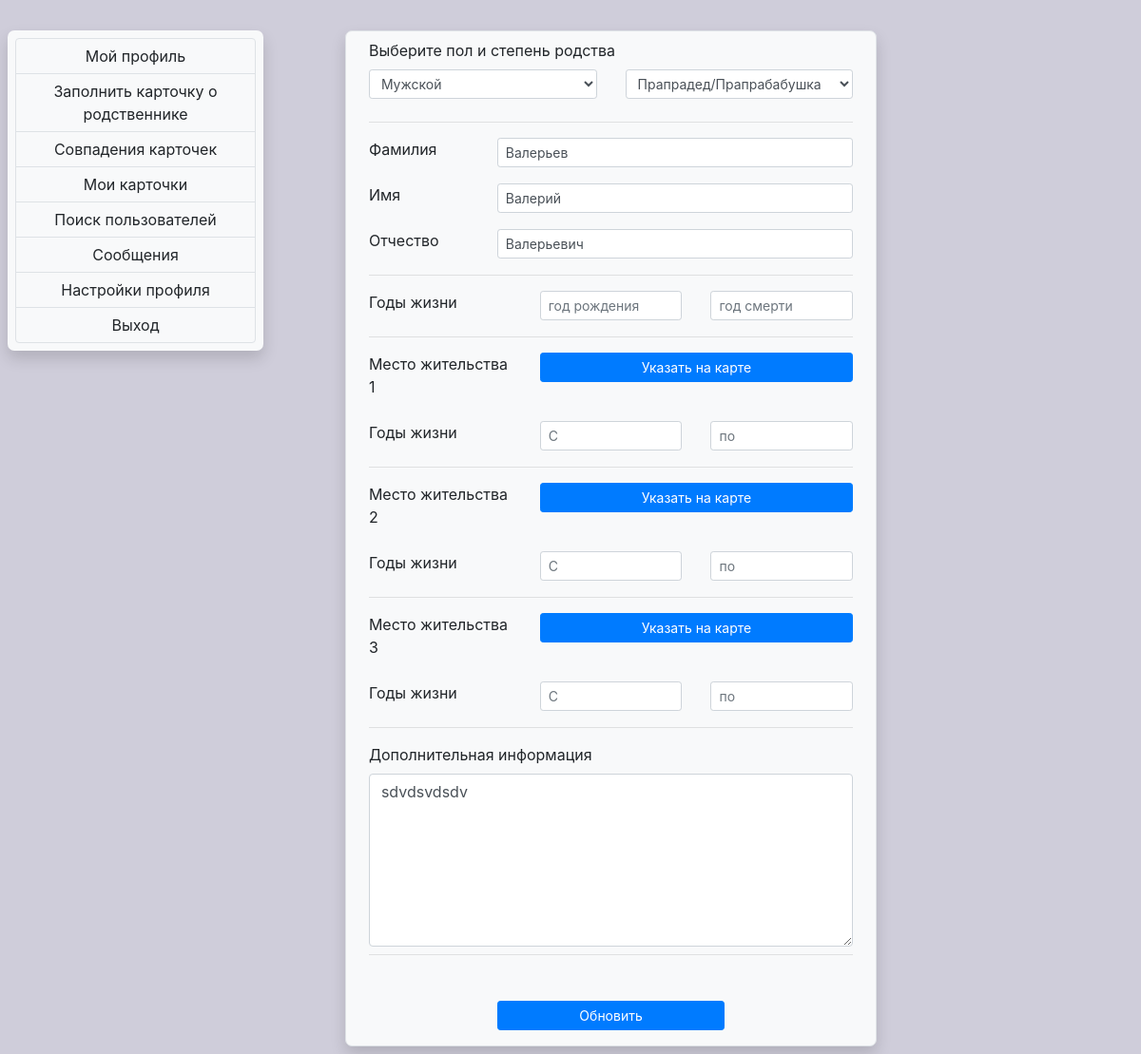
The page /update_card/1 (signed in) on the database its author committed.
### relationfinder/models.py (models this page shows, shortened)
class Card(models.Model):
    class Meta:
        verbose_name_plural = "Cards"
        verbose_name = "Card"
    user = models.ForeignKey(
        User, on_delete=models.CASCADE, related_name="card_set", blank=True, null=True)
    card_name = models.CharField(
        max_length=30, blank=False, null=False, default="default name")
    sex = models.CharField(max_length=30, blank=False,
                           null=False, default="default")
    relation_level = models.CharField(
        max_length=30, blank=False, null=False, default="default")
    first_name = models.CharField(max_length=30, blank=True, null=True)
    surname = models.CharField(max_length=30, blank=True, null=True)
    fathername = models.CharField(max_length=30, blank=True, null=True)
    birth_year = models.PositiveIntegerField(blank=True, null=True)
    death_year = models.PositiveIntegerField(blank=True, null=True)
    place1_x = models.FloatField(blank=True, null=True)
    place1_y = models.FloatField(blank=True, null=True)
    place1_radius = models.FloatField(blank=True, null=True)
    place1_start_year = models.PositiveIntegerField(blank=True, null=True)
    place1_end_year = models.PositiveIntegerField(blank=True, null=True)
    place2_x = models.FloatField(blank=True, null=True)
    place2_y = models.FloatField(blank=True, null=True)
    place2_radius = models.FloatField(blank=True, null=True)
    place2_start_year = models.PositiveIntegerField(blank=True, null=True)
    place2_end_year = models.PositiveIntegerField(blank=True, null=True)
    place3_x = models.FloatField(blank=True, null=True)
    place3_y = models.FloatField(blank=True, null=True)
    place3_radius = models.FloatField(blank=True, null=True)
    place3_start_year = models.PositiveIntegerField(blank=True, null=True)
    place3_end_year = models.PositiveIntegerField(blank=True, null=True)
    information = models.TextField(null=True, blank=True)

### relationfinder/views.py (the view)
# urls.py: path('update_card/<str:pk>', views.update_card, name='update_card'),
@login_required(login_url='login_or_register')
def update_card(request, pk):
    card = Card.objects.get(id=pk)
    if card.user == request.user:
        if request.method == 'POST':
            form = CardForm(request.POST, instance=card)
            if form.is_valid():
                Q_obj = Q(referenced_by=card) | Q(referencing=card)
                Relation.objects.filter(Q_obj).delete()
                newCard = form.save()
                evaluate(newCard)
                return redirect('viewcard', newCard.id)
            else:
                return HttpResponse("Форма заполнена некорректно")
        elif request.method == 'GET':
            return render(request, "relfinder/profile_updatecard.html", {'card':card})
        else:
            return HttpResponse("Неизвестный метод отправки формы")
    else:
        return HttpResponse("Вы не можете изменять карточки других пользователей")

### relationfinder/templates/relfinder/profile_updatecard.html (shortened to what this page needs)
{% extends 'relfinder/profile_navigation.html' %}
{% block static_top %}
<link href="https://cdnjs.cloudflare.com/ajax/libs/bootstrap-datepicker/1.6.4/css/bootstrap-datepicker.css"
    rel="stylesheet" />
{% endblock static_top %}
{% block content1 %}
<div class="container">
    <div class="row">
        <div class="col-1"></div>
        <div class="col-8">
            <div class="row shadow p-2 pl-4 pr-4 bg-light border rounded">
                <form class="form" id="dataform-form" autocomplete="off" action="{% url 'update_card' card.id %}"
                    method="POST" novalidate>
                    <label>Выберите пол и степень родства</label>
                    <div class="row">
                        <div class="col-6">
                            <div class="form-group">
                                <select class="form-control form-control-sm" name="sex">
                                    <option>Мужской</option>
                                </select>
                            </div>
                        </div>
                        <div class="col-6">
                            <div class="form-group">
                                <select class="form-control form-control-sm" name="relation_level">
                                    <option>Прапрадед/Прапрабабушка</option>
                                </select>
                            </div>
                        </div>
                    </div>
                    <hr class="mt-2 mb-3">
                    <div class="row mt-3">
                        <div class="col-md-3 mb-3">
                            <label>Фамилия</label>
                        </div>
                        <div class="col-md-9 mb-3">
                            <input type="text" name="surname" class="form-control form-control-sm" placeholder=""
                                value="{{card.surname|default_if_none:''}}" required="">
                        </div>
                        <div class="col-md-3 mb-3">
                            <label>Имя</label>
                        </div>
                        <div class="col-md-9 mb-3">
                            <input type="text" name="first_name" class="form-control form-control-sm" placeholder=""
                                value="{{card.first_name|default_if_none:''}}" required="">
                        </div>
                        <div class="col-md-3 mb-2">
                            <label>Отчество</label>
                        </div>
                        <div class="col-md-9 mb-2">
                            <input type="text" name="fathername" class="form-control form-control-sm" placeholder=""
                                value="{{card.fathername|default_if_none:''}}" required="">
                        </div>
                    </div>
                    <hr class="mt-2 mb-3">
                    <div class="row">
                        <div class="col-md-4 mb-2">
                            <label>Годы жизни</label>
                        </div>
                        <div class="col-md-4 mb-2">
                            <input type="text" name="birth_year" class="form-control form-control-sm datepicker"
                                placeholder="год рождения" value="{{card.birth_year|default_if_none:''}}" required>
                        </div>
                        <div class="col-md-4 mb-2">
                            <input type="text" name="death_year" class="form-control form-control-sm datepicker"
                                placeholder="год смерти" value="{{card.death_year|default_if_none:''}}" required>
                        </div>
                    </div>
                    <hr class="mt-2 mb-3">
                    <div class="row">
                        <div class="col-md-4 mb-3">
                            <label>Место жительства 1</label>
                        </div>
                        <div class="col-md-8 mb-3">
                            <button class="btn btn-primary btn-sm btn-block"
                                onclick="setCurPlace(1);makeCircleVisible()" data-toggle="modal" data-target="#myModal"
                                type="button">Указать на карте</button>
                        </div>
                        <div class="col-md-4 mb-2">
                            <label>Годы жизни</label>
                        </div>
                        <div class="col-md-4 mb-2">
                            <input type="text" name="place1_start_year" class="form-control form-control-sm"
                                placeholder="С" value="{{card.place1_start_year|default_if_none:''}}" required>
                        </div>
                        <div class="col-md-4 mb-2">
                            <input type="text" name="place1_end_year" class="form-control form-control-sm"
                                placeholder="по" value="{{card.place1_end_year|default_if_none:''}}" required>
                        </div>
                    </div>
                    <hr class="mt-2 mb-3">
                    <div class="row">
                        <div class="col-md-4 mb-3">
                            <label>Место жительства 2</label>
                        </div>
                        <div class="col-md-8 mb-3">
                            <button class="btn btn-primary btn-sm btn-block"
                                onclick="setCurPlace(2);makeCircleVisible()" data-toggle="modal" data-target="#myModal"
                                type="button">Указать на карте</button>
                        </div>
                        <div class="col-md-4 mb-2">
                            <label>Годы жизни</label>
                        </div>
                        <div class="col-md-4 mb-2">
                            <input type="text" name="place2_start_year" class="form-control form-control-sm"
                                placeholder="С" value="{{card.place2_start_year|default_if_none:''}}" required>
                        </div>
                        <div class="col-md-4 mb-2">
                            <input type="text" name="place2_end_year" class="form-control form-control-sm"
                                placeholder="по" value="{{card.place2_end_year|default_if_none:''}}" required>
                        </div>
                    </div>
                    <hr class="mt-2 mb-3">
                    <div class="row">
                        <div class="col-md-4 mb-3">
                            <label>Место жительства 3</label>
                        </div>
                        <div class="col-md-8 mb-3">
                            <button class="btn btn-primary btn-sm btn-block"
                                onclick="setCurPlace(3);makeCircleVisible()" data-toggle="modal" data-target="#myModal"
                                type="button">Указать на карте</button>
                        </div>
                        <div class="col-md-4 mb-2">
                            <label>Годы жизни</label>
                        </div>
                        <div class="col-md-4 mb-2">
                            <input type="text" name="place3_start_year" class="form-control form-control-sm"
                                placeholder="С" value="{{card.place3_start_year|default_if_none:''}}" required>
                        </div>
                        <div class="col-md-4 mb-2">
                            <input type="text" name="place3_end_year" class="form-control form-control-sm"
                                placeholder="по" value="{{card.place3_end_year|default_if_none:''}}" required>
                        </div>
                    </div>
                    <hr class="mt-2 mb-3">
                    <label>Дополнительная информация</label>
                    <textarea name="information" class="form-control" rows="7">{{card.information}}</textarea>
                    <hr class="mt-2 mb-3">
                    <div class="row mt-5 mb-2">
                        <div class="col-md-3"></div>
                        <div class="col-md-6">
                            <button class="btn btn-primary btn-sm btn-block" type="submit">Обновить</button>
                        </div>
                        <div class="col-md-3"></div>
                    </div>
                </form>
            </div>
        </div>
        <div class="col-3"></div>
    </div>
</div>
{% endblock content1 %}
{% block static_bottom %}
{% load static %}
{% endblock static_bottom %}

### relationfinder/templates/relfinder/base.html (style rules this page uses)
body { background-color: rgb(207, 205, 218); }

### relationfinder/templates/relfinder/profile_navigation.html (style rules this page uses)
.rounded { border-radius: 7px!important; }

### rows shown on the page
Card: surname "Валерьев", first_name "Валерий", fathername "Валерьевич", information "sdvdsvdsdv"
